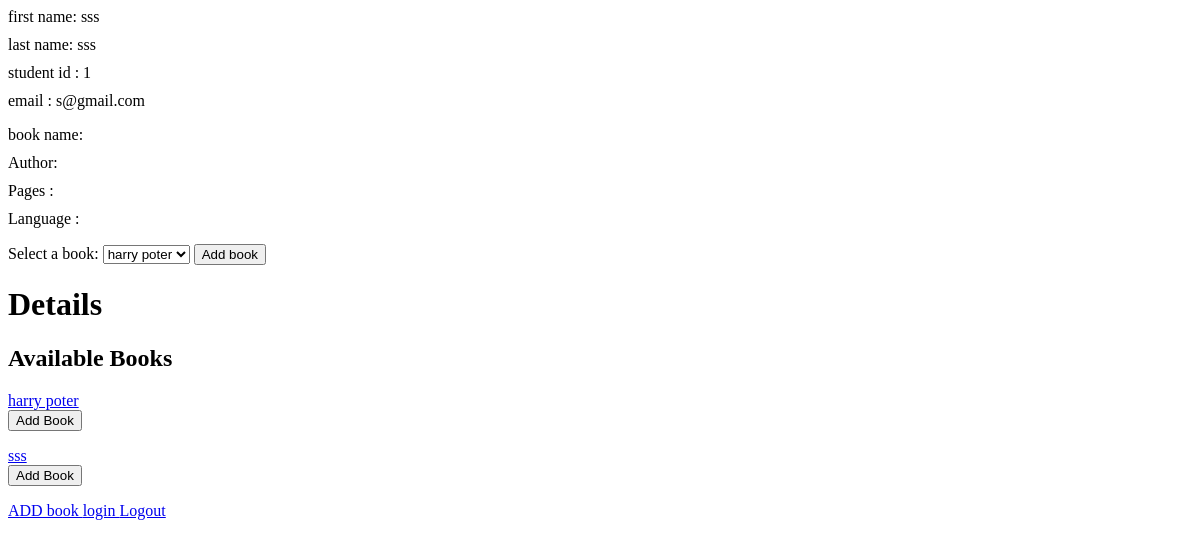
Page /customers/s/ on the committed database.
### app1/models.py (models this page shows, shortened)
class customers(models.Model):
    first_name = models.CharField(max_length=64)
    last_name = models.CharField(max_length=64)
    email = models.CharField(max_length=64)
    user = models.OneToOneField(User, on_delete=models.CASCADE, unique=True)
    books = models.ManyToManyField("book", blank=True,related_name='customers')
    def __str__(self):
        return f"{self.first_name} {self.last_name} : "

class book(models.Model):
    bname = models.CharField(max_length=64)
    author = models.CharField(max_length=100)
    pages = models.CharField(max_length=64)
    language = models.CharField(max_length=64)

### app1/views.py (the view)
# urls.py: path("customers/<str:username>/", views.details, name="details"),
def details(request, username):
    user = get_object_or_404(User, username=username)
    customer = get_object_or_404(customers, user=user)
    customer_list = customers.objects.all()
    user_list = User.objects.all()
    available_books = book.objects.exclude(customers=customer)
    print(customer_list)
    print(user_list)
    if request.method == 'POST':
        book_id = request.POST.get('book')
        if book_id:
                book_to_add = book.objects.get(pk=book_id)
                customer.books.add(book_to_add)
                return redirect('app1:details', username=username)
    return render(request, 'app1/details.html', {'customer': customer, 'customer_list': customer_list, 'available_books': available_books,})

### app1/templates/app1/details.html (shortened to what this page needs)
{% extends "app1/layout.html" %}
{% block body %}
    <ul>
        <li>first name: {{ customer.first_name }}</li>
        <li>last name: {{ customer.last_name }}</li>
        <li>student id : {{ customer.id }} </li>
        <li>email : {{ customer.email }} </li>
    </ul>
    <ul>
        <li>book name: {{ book.bname }}</li>
        <li>Author: {{ book.author }}</li>
        <li>Pages : {{ book.pages }} </li>
        <li>Language : {{ book.language }} </li>
    </ul>
    <section>
        <form method="post">
            <label for="books">Select a book:</label>
            <select name="book" id="books">
                {% for b in available_books %}
                    <option value="{{ b.id }}">{{ b.bname }}</option>
                {% endfor %}
            </select>
            <button type="submit">Add book</button>
        </form>
    </section>
<h1>{{ customer.name }} Details</h1>
<h2>Available Books</h2>
<ul>
  {% for book in available_books %}
    <li>
      <a href="{% url 'app1:book_details' book.id %}">{{ book.bname }}</a>
      <form method="post" action="{% url 'app1:details' username=customer.user.username %}">
        <button type="submit">Add Book</button>
      </form>
    </li>
  {% endfor %}
</ul>
    <a href="{% url 'app1:add_book' %}" class="button">ADD book </a>
    <a href="{% url 'app1:login' %}" class="button">login  </a>
    <a href="{% url 'app1:logout' %}" class="button">Logout</a>
{% endblock %}

### app1/templates/app1/layout.html (style rules this page uses)
ul { list-style-type: none; padding: 0; }
li { margin-bottom: 10px; }

### rows in the picture
customers: first_name "sss", last_name "sss", id "1", email "s@gmail.com"
book: bname "harry poter"
book: bname "sss"

### other values in the picture
form field book "harry poter"
